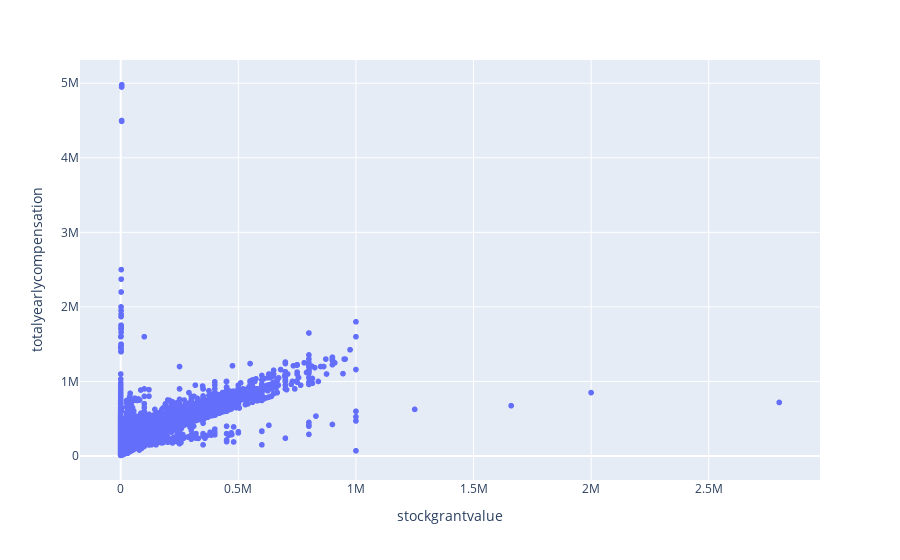

Notebook code for this chart:
### Code cell
#exploring correlation between yearly compensation and stock value
fig = px.scatter(df, x="stockgrantvalue", y="totalyearlycompensation")
fig.show()

### Figure 1 — Plotly figure (JSON) as saved in the notebook; plotly's stock layout.template omitted (floating-point values rounded to 4 significant figures; data arrays with more than 128 entries replaced by an {"elided": "..."} marker saying what was removed)
{"data": [{"hovertemplate": "stockgrantvalue=%{x}<br>totalyearlycompensation=%{y}<extra></extra>", "legendgroup": "", "marker": {"color": "#636efa", "symbol": "circle"}, "mode": "markers", "name": "", "showlegend": false, "type": "scattergl", "x": {"elided": "62642 float values"}, "xaxis": "x", "y": {"elided": "62642 int values"}, "yaxis": "y"}], "layout": {"legend": {"tracegroupgap": 0}, "margin": {"t": 60}, "xaxis": {"anchor": "y", "domain": [0, 1], "title": {"text": "stockgrantvalue"}}, "yaxis": {"anchor": "x", "domain": [0, 1], "title": {"text": "totalyearlycompensation"}}}}
